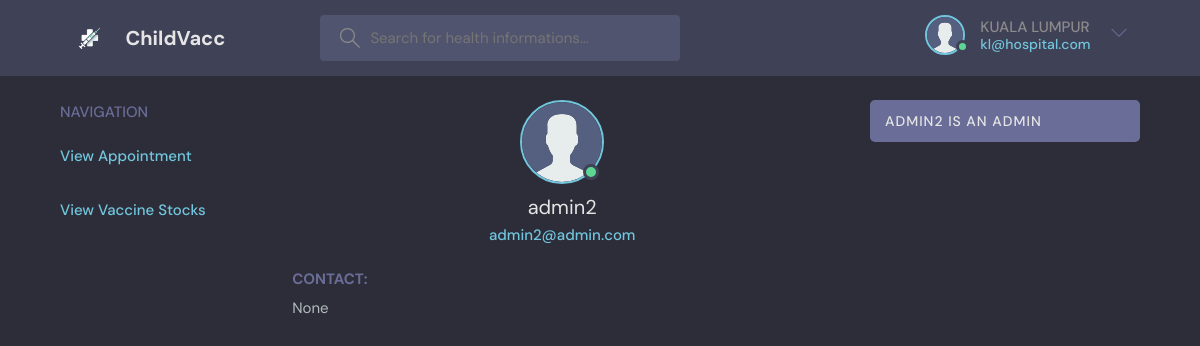
The page /profile-admin/9 (signed in) on the database its author committed.
### base/models.py (models this page shows)
class User(AbstractUser):
    email = models.EmailField(unique=True)
    username = models.CharField(max_length=150, unique=True)
    avatar = models.ImageField(null=True, default="avatar.svg")
    contact = models.CharField(max_length=12, null=True)
    address1 = models.CharField(max_length=30)
    address2 = models.CharField(max_length=30)
    postcode = models.CharField(max_length=5)
    city = models.CharField(max_length=30)
    state = models.CharField(max_length=20)
    class Types(models.TextChoices):
        PARENT = "PARENT", "Parent"
        HOSPITAL = "HOSPITAL", "Hospital"
        ADMIN = "ADMIN", "Admin"
        VACCINESUPPLIER = "VACCINESUPPLIER", "VaccineSupplier"
    type = models.CharField(max_length=50, choices=Types.choices, default=Types.ADMIN)
    class Status(models.TextChoices):
        APPROVED = "APPROVED", "Approved"
        PENDING = "PENDING", "Pending"
        RESTRICTED = "RESTRICTED", "Restricted"
    status = models.CharField(max_length=50, choices=Status.choices, default=Status.PENDING)
    class Meta:
        ordering = ['username']
    USERNAME_FIELD = 'email'
    REQUIRED_FIELDS = ['username', 'type']

### base/views.py (the view)
# urls.py: path('profile-admin/<str:pk>', views.adminProfilePage, name="profile-admin"),
@login_required(login_url='login')
def adminProfilePage(request, pk):
    user = User.objects.get(id=pk)
    context = {'user': user}
    return render(request, 'base/profile_admin.html', context)

### base/templates/base/profile_admin.html (shortened to what this page needs)
{% extends 'main.html' %}
{% block content %}
  <main class="profile-page layout layout--3">
    <div class="container">
      {% if request.user.type == 'PARENT' %}
          {% include 'base/nav_parent.html' %}
      {% elif request.user.type == 'ADMIN' %}
          {% include 'base/nav_admin.html' %}
      {% elif request.user.type == 'HOSPITAL' %}
          {% include 'base/nav_hospital.html' %}
      {% else %}
          {% include 'base/nav_vaccinesupplier.html' %}
      {% endif %}
      <div class="roomList">
        <div class="profile">
          <div class="profile__avatar">
            <div class="avatar avatar--large active">
              <img src="{{user.avatar.url}}" />
            </div>
          </div>
          <div class="profile__info">
            <h3>{{user.username}}</h3>
            <p>{{user.email}}</p>
          </div>
          <div class="profile__about">
            <h3>Contact: </h3>
            <p>
              {{user.contact}}
            </p>
          </div>
        </div>
      </div>
      {% include 'base/view_appointment_admin.html' %}
    </div>
  </main>
{% endblock content %}

### templates/navbar.html (shortened to what this page needs)
{% load static %}
<header class="header header--loggedIn">
    <div class="container">
      <a href="{% url 'home' %}" class="header__logo">
        <img src="{% static 'images/logo.png' %}" />
        <h1>ChildVacc</h1>
      </a>
      <form class="header__search" method="GET" action="{% url 'home' %}">
        <label>
          <input name="q" placeholder="Search for health informations..." />
        </label>
      </form>
      <nav class="header__menu">
        {% if request.user.is_authenticated %}
        <div class="header__user">
          {% if user.type == 'PARENT' %}
            <a href="{% url 'profile-parent' user.id %}">
              <div class="avatar avatar--medium active">
                <img src="{{user.avatar.url}}" />
              </div>
              <p>{{request.user.username}} <span>{{request.user.email}}</span></p>
            </a>
          {% elif user.type == 'ADMIN' %}
          <a href="{% url 'profile-admin' user.id %}">
            <div class="avatar avatar--medium active">
              <img src="{{user.avatar.url}}" />
            </div>
            <p>{{request.user.username}} <span>{{request.user.email}}</span></p>
          </a>
          {% endif %}
          <button class="dropdown-button">
            <svg version="1.1" xmlns="http://www.w3.org/2000/svg" width="32" height="32" viewBox="0 0 32 32">
              <title>chevron-down</title>
              <path d="M16 21l-13-13h-3l16 16 16-16h-3l-13 13z"></path>
            </svg>
          </button>
        </div>
        {% else %}
        <a href="{% url 'login' %}">
          <img src="{% static 'images/avatar.svg' %}" />
          <p>Login</p>
        </a>
        {% endif %}
      </nav>
    </div>
  </header>

### base/templates/base/view_appointment_admin.html
<div class="activities">
    <div class="activities__header">
        <h2>{{user.username}} is an Admin</h2>
    </div>
</div>

### static/styles/style.css (style rules this page uses)
:root { --color-main: #71c6dd; --color-main-light: #e1f6fb; --color-dark: #3f4156; --color-dark-medium: #51546e; --color-dark-light: #696d97; --color-light: #e5e5e5; --color-gray: #8b8b8b; --color-light-gray: #b2bdbd; --color-bg: #2d2d39; --color-success: #5dd693; --color-error: #fc4b0b; }
* { font-family: "DM Sans", -apple-system, BlinkMacSystemFont, "Segoe UI", Roboto, Oxygen, Ubuntu, Cantarell, "Open Sans", "Helvetica Neue", sans-serif; margin: 0; padding: 0; box-sizing: border-box; text-rendering: optimizeLegibility; font-size: inherit; }
html { font-size: 56.25%; }
@media only screen and (min-width: 1200px) { html { font-size: 62.5%; } }
body { line-height: 1.6; font-weight: 400; font-size: 1.5rem; color: var(--color-light-gray); background-color: var(--color-bg); min-height: 100vh; }
img { width: 100%; }
a { display: inline-block; color: var(--color-main); text-decoration: none; }
.container { max-width: 120rem; width: 90%; margin: auto; }
.avatar { position: relative; display: inline-block; border-radius: 50%; border: 2px solid var(--color-main); }
.avatar img { display: block; border-radius: 50%; object-fit: cover; object-position: center; }
.avatar::after { content: ""; display: block; position: absolute; background-color: var(--color-gray); z-index: 111; border-radius: 50%; border: 0.3rem solid var(--color-dark); }
.avatar.active::after { background-color: var(--color-success); }
.avatar.avatar--medium img { width: 3.6rem; height: 3.6rem; border-radius: 50%; }
.avatar.avatar--medium:after { width: 0.7rem; height: 0.7rem; bottom: 0px; right: -6px; }
.avatar.avatar--large img { display: block; width: 8rem; height: 8rem; border-radius: 50%; }
.avatar.avatar--large:after { width: 1rem; height: 1rem; bottom: 2px; right: 3.5px; }
.header { padding: 1.5rem; background-color: var(--color-dark); }
.header > .container { display: flex; gap: 9.5rem; }
.header__logo, .header__user { display: flex; gap: 2rem; align-items: center; }
.header__logo > img { height: 3.2rem; width: 3.2rem; }
.header__logo > h1 { font-weight: 700; font-size: 2rem; color: var(--color-light); }
.header__search > label { background-color: var(--color-dark-medium); padding: 1.3rem 1rem; display: flex; align-items: center; gap: 1rem; border-radius: 4px; }
.header__search svg { fill: var(--color-gray); width: 2rem; height: 2rem; margin-left: 1rem; }
.header__search input { width: 30rem; background: transparent; border: none; outline: none; color: var(--color-light); }
.header__menu { margin-left: auto; position: relative; }
.header__menu a { display: flex; gap: 1.5rem; align-items: center; font-weight: 500; text-decoration: none; color: var(--color-gray); }
.header__menu img { height: 3.6rem; }
.header__menu p { line-height: 1.2; }
.header__menu span { color: var(--color-main); font-weight: 500; font-size: 1.4rem; display: block; }
.header__menu svg { width: 1.6rem; height: 1.6rem; fill: var(--color-dark-light); }
.dropdown-button { background: transparent; border: 0; outline: 0; cursor: pointer; }
.layout { margin-top: 2.4rem; }
.layout > .container { display: flex; justify-content: space-between; align-items: flex-start; }
.layout--3 > .container > div:nth-child(2) { flex-basis: 50%; }
.layout--3 > .container > div:last-child { flex-basis: 25%; }
.activities { background: var(--color-dark); border-radius: 5px; overflow: hidden; }
.activities__header h2 { background-color: var(--color-dark-light); text-transform: uppercase; font-weight: 500; padding: 1rem 1.5rem; color: var(--color-light); letter-spacing: 1px; font-size: 1.4rem; }
.profile { margin-bottom: 3rem; }
.profile__avatar { text-align: center; }
.profile__info { text-align: center; }
.profile__info h3 { font-size: 2rem; color: var(--color-light); font-weight: 400; }
.profile__info p { color: var(--color-main); font-weight: 500; margin-bottom: 1rem; }
.profile__about { margin-top: 2rem; }
.profile__about h3 { text-transform: uppercase; color: var(--color-dark-light); margin-bottom: 0.5rem; }

### rows shown on the page
User: avatar (placeholder picture), username "admin2", email "admin2@admin.com", contact "None", username "ADMIN2"
User: user.username "KUALA LUMPUR", user.email "kl@hospital.com"
